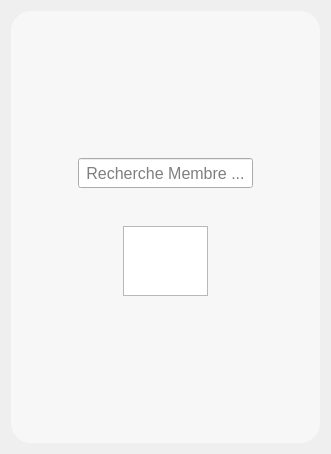
         <widget class="QWidget" name="PageRechercheMembre">
          <property name="styleSheet">
           <string notr="true">#FormRechercheMembre{
background:rgba(255,255,255,0.5);
border-radius:20px;
}</string>
          </property>
          <layout class="QHBoxLayout" name="horizontalLayout_24">
           <item>
            <widget class="QWidget" name="FormRechercheMembre" native="true">
             <property name="styleSheet">
              <string notr="true">#FormAjoutMember{
background:rgba(255,255,255,0.5);
border-radius:20px;
}</string>
             </property>
             <layout class="QHBoxLayout" name="horizontalLayout_23">
              <item>
               <widget class="QWidget" name="AJM_11" native="true">
                <property name="styleSheet">
                 <string notr="true"/>
                </property>
                <layout class="QVBoxLayout" name="verticalLayout_16">
                 <property name="spacing">
                  <number>20</number>
                 </property>
                 <item>
                  <spacer name="verticalSpacer_72">
                   <property name="orientation">
                    <enum>Qt::Orientation::Vertical</enum>
                   </property>
                   <property name="sizeHint" stdset="0">
                    <size>
                     <width>20</width>
                     <height>40</height>
                    </size>
                   </property>
                  </spacer>
                 </item>
                 <item>
                  <spacer name="verticalSpacer_73">
                   <property name="orientation">
                    <enum>Qt::Orientation::Vertical</enum>
                   </property>
                   <property name="sizeHint" stdset="0">
                    <size>
                     <width>20</width>
                     <height>40</height>
                    </size>
                   </property>
                  </spacer>
                 </item>
                 <item>
                  <spacer name="verticalSpacer_74">
                   <property name="orientation">
                    <enum>Qt::Orientation::Vertical</enum>
                   </property>
                   <property name="sizeHint" stdset="0">
                    <size>
                     <width>20</width>
                     <height>40</height>
                    </size>
                   </property>
                  </spacer>
                 </item>
                 <item>
                  <widget class="QWidget" name="widget" native="true">
                   <layout class="QHBoxLayout" name="horizontalLayout_27">
                    <item>
                     <spacer name="horizontalSpacer_41">
                      <property name="orientation">
                       <enum>Qt::Orientation::Horizontal</enum>
                      </property>
                      <property name="sizeHint" stdset="0">
                       <size>
                        <width>40</width>
                        <height>20</height>
                       </size>
                      </property>
                     </spacer>
                    </item>
                    <item>
                     <widget class="QLineEdit" name="MRecherche">
                      <property name="minimumSize">
                       <size>
                        <width>175</width>
                        <height>30</height>
                       </size>
                      </property>
                      <property name="font">
                       <font>
                        <pointsize>12</pointsize>
                       </font>
                      </property>
                      <property name="alignment">
                       <set>Qt::AlignmentFlag::AlignCenter</set>
                      </property>
                      <property name="placeholderText">
                       <string>Recherche Membre ...</string>
                      </property>
                     </widget>
                    </item>
                    <item>
                     <spacer name="horizontalSpacer_40">
                      <property name="orientation">
                       <enum>Qt::Orientation::Horizontal</enum>
                      </property>
                      <property name="sizeHint" stdset="0">
                       <size>
                        <width>40</width>
                        <height>20</height>
                       </size>
                      </property>
                     </spacer>
                    </item>
                   </layout>
                  </widget>
                 </item>
                 <item>
                  <widget class="QWidget" name="widget_5" native="true">
                   <layout class="QHBoxLayout" name="horizontalLayout_13">
                    <item>
                     <spacer name="horizontalSpacer_22">
                      <property name="orientation">
                       <enum>Qt::Orientation::Horizontal</enum>
                      </property>
                      <property name="sizeHint" stdset="0">
                       <size>
                        <width>40</width>
                        <height>20</height>
                       </size>
                      </property>
                     </spacer>
                    </item>
                    <item>
                     <widget class="QTableView" name="Mtable">
                      <property name="font">
                       <font>
                        <pointsize>12</pointsize>
                       </font>
                      </property>
                      <property name="sizeAdjustPolicy">
                       <enum>QAbstractScrollArea::SizeAdjustPolicy::AdjustToContents</enum>
                      </property>
                      <property name="editTriggers">
                       <set>QAbstractItemView::EditTrigger::NoEditTriggers</set>
                      </property>
                      <property name="textElideMode">
                       <enum>Qt::TextElideMode::ElideMiddle</enum>
                      </property>
                      <property name="gridStyle">
                       <enum>Qt::PenStyle::SolidLine</enum>
                      </property>
                     </widget>
                    </item>
                    <item>
                     <spacer name="horizontalSpacer_23">
                      <property name="orientation">
                       <enum>Qt::Orientation::Horizontal</enum>
                      </property>
                      <property name="sizeHint" stdset="0">
                       <size>
                        <width>40</width>
                        <height>20</height>
                       </size>
                      </property>
                     </spacer>
                    </item>
                   </layout>
                  </widget>
                 </item>
                 <item>
                  <spacer name="verticalSpacer_75">
                   <property name="orientation">
                    <enum>Qt::Orientation::Vertical</enum>
                   </property>
                   <property name="sizeHint" stdset="0">
                    <size>
                     <width>20</width>
                     <height>40</height>
                    </size>
                   </property>
                  </spacer>
                 </item>
                 <item>
                  <spacer name="verticalSpacer_76">
                   <property name="orientation">
                    <enum>Qt::Orientation::Vertical</enum>
                   </property>
                   <property name="sizeHint" stdset="0">
                    <size>
                     <width>20</width>
                     <height>40</height>
                    </size>
                   </property>
                  </spacer>
                 </item>
                 <item>
                  <spacer name="verticalSpacer_77">
                   <property name="orientation">
                    <enum>Qt::Orientation::Vertical</enum>
                   </property>
                   <property name="sizeHint" stdset="0">
                    <size>
                     <width>20</width>
                     <height>40</height>
                    </size>
                   </property>
                  </spacer>
                 </item>
                </layout>
               </widget>
              </item>
             </layout>
            </widget>
           </item>
          </layout>
         </widget>
